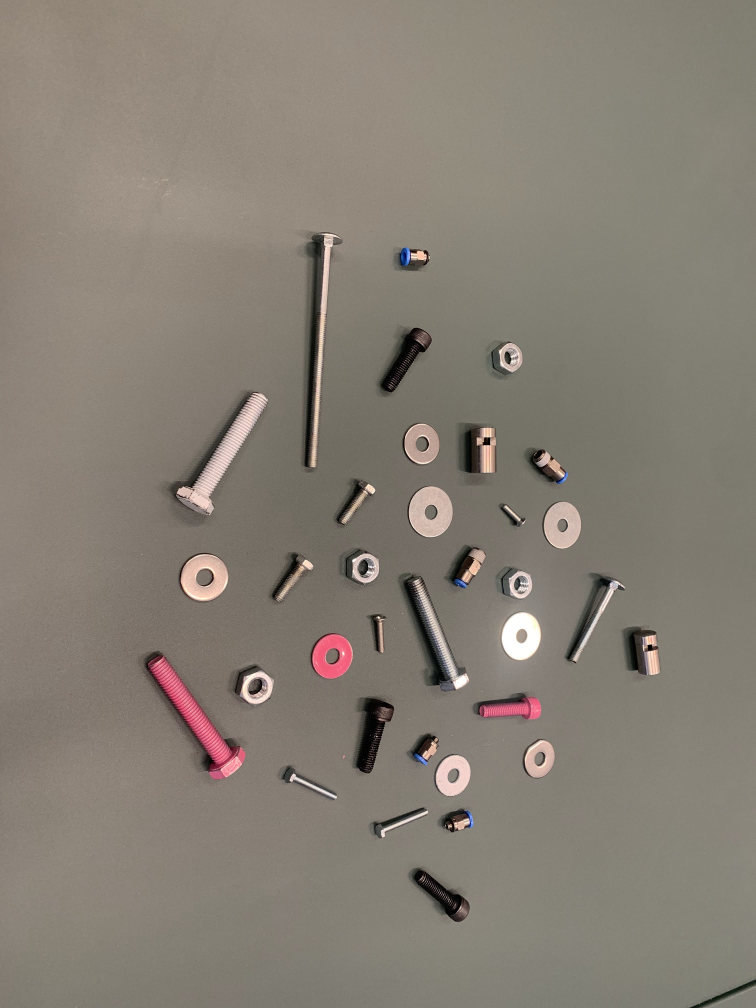
#> input picture input_conventional/foto_mat (1).jpg, 2268 x 3024 px (shown at 1/3 size); its folder holds only this picture in this run
$ python Conventional.py
#> lines starting #> are read from the running program, lines starting #| are printed output that depends on the picture; after the words box and inside, x2 and y2 are one past the last pixel; in counts of white or black regions, pixels touching at a corner belong together
# This document isn't written in PEP8, will try and change this to a later date.
# -=-=-=- IMPORT LIBRARY'S -=-=-=- #
import numpy as np
import cv2 as cv
import os
import glob
from typing import List
from math import pi

# -=-=-=-=- CLASSES -=-=-=-=- #

class image():

    def __init__(self, cv_image, doc_name: str):
        self.contours: list = []
        self.cv_image       = cv_image
        self.name           = doc_name

    def add_contour(self, contour):
        self.contours.append(contour)

class object():
    def __init__(self, outline, kind_of_object: str, position: tuple, oriëntation: float, color: str):
        self.kind_of_object = kind_of_object
        self.color          = color
        self.position       = position
        self.oriëntation    = oriëntation
        self.outline        = outline

# -=-=-=-=- DECLARE FUNCTIONS -=-=-=-=- #

def roundness(contour, moments) -> float:
    length = cv.arcLength(contour, True)
    k = (length * length) / (moments['m00'] * 4 * pi)
    # print(k)
    return k

def find_object(contour, moment) -> str:
    k_value = roundness(contour, moment)
    if k_value < 3:
        chosen_object = 'ring'
    else:
        chosen_object = 'object'
    return chosen_object

def find_color(contour, original_image) -> str:
    # TODO: Check mean color and compare to pre defined colors
    return "color"

# -=-=-=- VARIABLES -=-=-=- #

# Folder variables
images: List[image]  = []
root_dir    = os.path.abspath("./")
input_dir   = os.path.join(root_dir,'input_conventional','*.jpg')
output_dir  = None # later defined

#             Hue, Saturation, Value
lower_color = (10,     20,      35)
upper_color = (30,     200,     180)

# how big the smallest area should be, the other ones get filtered.
filter_contour_area = 900

# how big the kernel should be for the dilation / erosion.
kernel = np.ones((4, 4), np.uint8)

# pre-defined colors & min rmse
white  = np.array(["red",    (255,255,255)], dtype=object)
black  = np.array(["black",  (0, 0, 0)],     dtype=object)
pink   = np.array(["pink",   (300, 90 ,53)], dtype=object)
metal  = np.array(["metal",  (0, 67 ,67)],   dtype=object)
colors = np.array([white, black, pink, metal])
min_rmse = 1000000

# -=-=-=- READ IMAGES  -=-=-=- #

for img in glob.glob(input_dir):
    cv_img  = cv.imread(img)
#> cv_img is the input picture: shape (3024, 2268, 3); mean B, G, R 116.3, 126.8, 134.1
    img     = image(cv_img, os.path.basename(img))
    images.append(img)

# -=-=-=- MASK IMAGES -=-=-=- #

for img in images:

    # set image in hue color space
    hsv_image = cv.cvtColor(img.cv_image, cv.COLOR_BGR2HSV)

    # erode / dilate images for better quality masks
    mask = cv.inRange(hsv_image, lower_color, upper_color)
    mask = cv.bitwise_not(mask)

    cv.erode(mask, kernel, iterations=1)
    cv.erode(mask, kernel, iterations=1)

    cv.dilate(mask, kernel, iterations=1)
    cv.dilate(mask, kernel, iterations=1)
    cv.dilate(mask, kernel, iterations=1)

    # -=-=- FIND CONTOURS -=-=- #
    contours, hierarchy = cv.findContours(mask, cv.RETR_EXTERNAL, cv.CHAIN_APPROX_NONE)

    # -=- filter and add information to contours -=- #
    for contour in contours:
        if (cv.contourArea(contour) > filter_contour_area):
            # -=- find Moment and center point -=- #
            M = cv.moments(contour)
            cX = int(M['m10'] / M['m00'])
            cY = int(M['m01'] / M['m00'])

            # -=- find oriëntation -=- #
            (x,y),(MA,ma),angle = cv.fitEllipse(contour)

            # -=- find closest color -=- #
            color = find_color(img.cv_image , contour)

            # -=- find kind of object -=- #
            identified_item = find_object(contour, M)

            # -=- add to list -=- #
            item = object(contour, identified_item, (cX, cY), angle, color)
            img.add_contour(item)

    print("found", len(img.contours), "contours in", img.name)

    # -=-=- draw contours and put text -=-=- #
    for contour in range(len(img.contours)):
        # to make a specific contour, use cnt = contours[1], and cnt as a var (instead of img.contours)
        cv.drawContours(img.cv_image, img.contours[contour].outline, -1, (255,0,255), 3)
        cv.putText(img.cv_image, img.contours[contour].kind_of_object, img.contours[contour].position, cv.FONT_HERSHEY_SIMPLEX, 1.2, (255, 255, 255), 4)

    # -=-=- save image -=-=- #
    output_dir  = os.path.join(root_dir,'output_conventional', img.name)
    cv.imwrite(output_dir, img.cv_image)
#> this loop made 1 pass
#> (printed output is left out)
#> pass 1, `mask = cv.inRange(hsv_image, lower_color, upper_color)`:
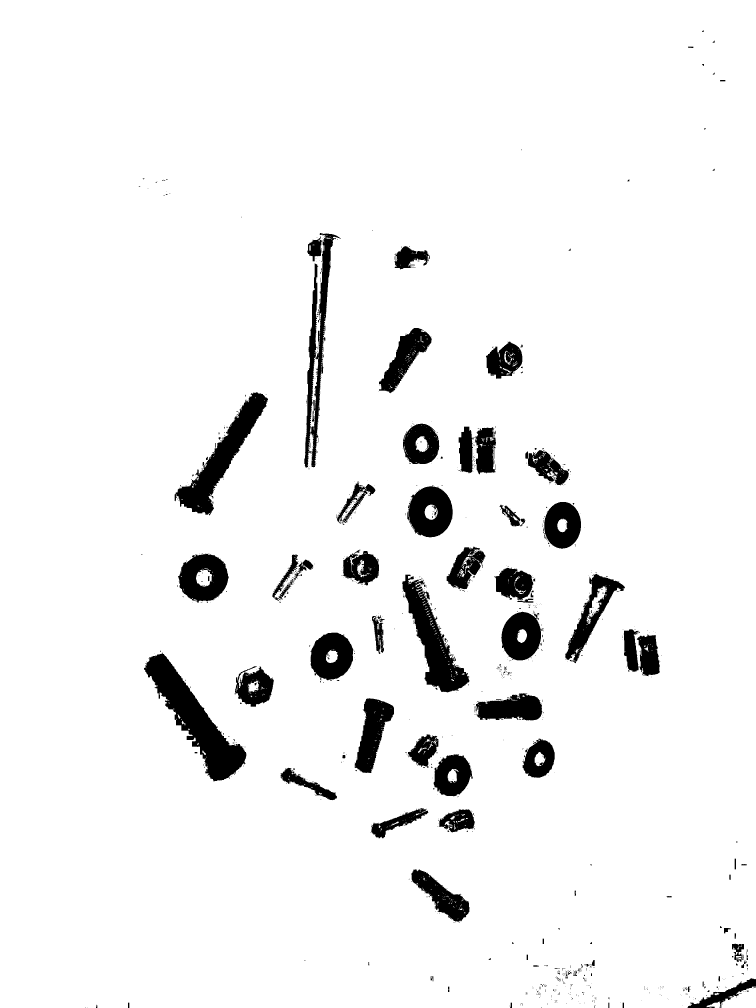
#> mask: shape (3024, 2268) (shown at 1/3 size); 94.5% white; 1228 black regions (1100 under 20 px), largest, box (x1, y1, x2, y2) and area: (432, 1958, 739, 2344) 36687, (524, 1177, 804, 1546) 26602, (1206, 1724, 1408, 2077) 24917
#> pass 1, `mask = cv.bitwise_not(mask)`:
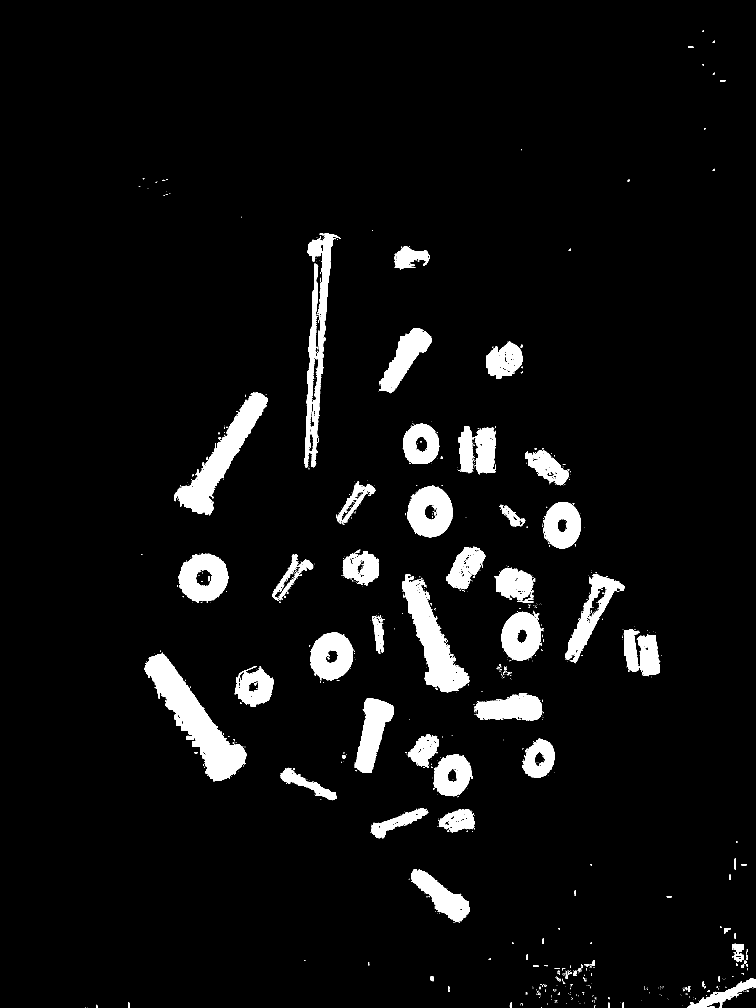
#> mask: shape (3024, 2268) (shown at 1/3 size); 5.5% white; 1228 white regions (1100 under 20 px), largest, box (x1, y1, x2, y2) and area: (432, 1958, 739, 2344) 36687, (524, 1177, 804, 1546) 26602, (1206, 1724, 1408, 2077) 24917
#> pass 1, `cv.imwrite(output_dir, img.cv_image)`:
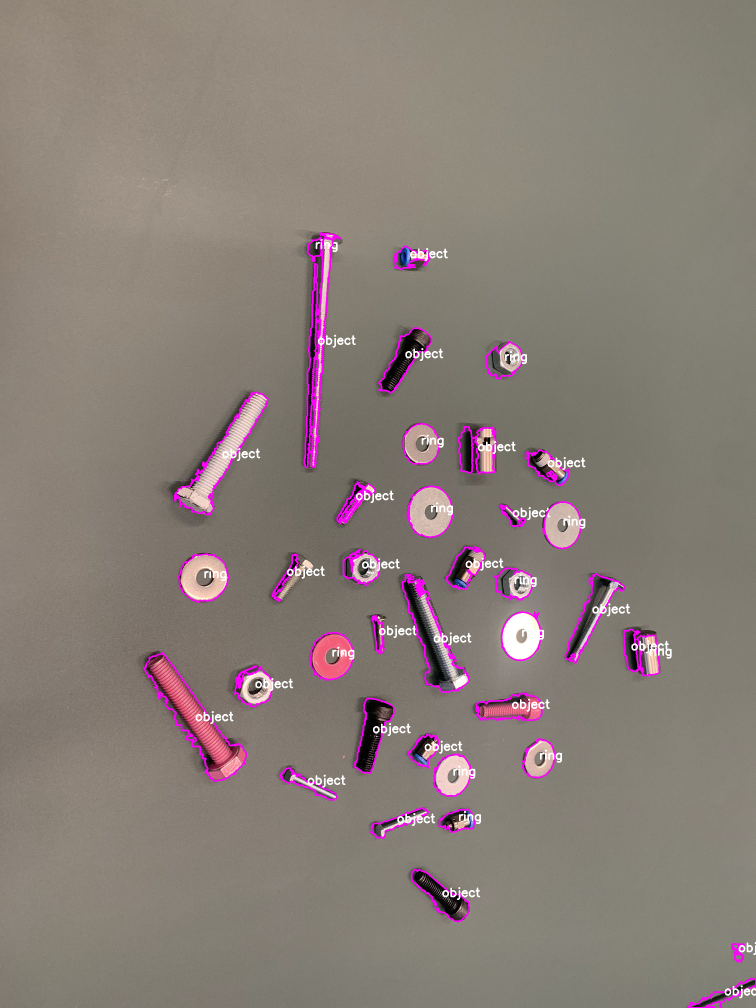
#> saved as foto_mat (1).jpg: shape (3024, 2268, 3) (shown at 1/3 size); mean B, G, R 119.9, 126.1, 137.2

print("done!")

$ run again, on input_conventional/foto_mat (2).jpg
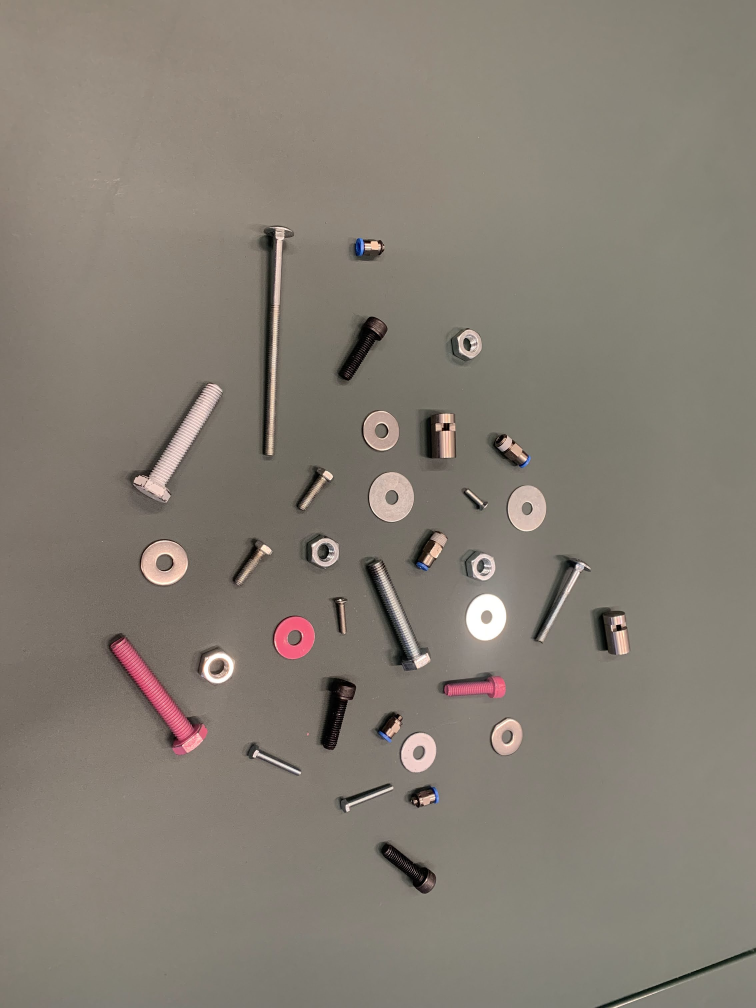
#> input picture input_conventional/foto_mat (2).jpg, 2268 x 3024 px (shown at 1/3 size)
#> cv_img is the input picture: shape (3024, 2268, 3); mean B, G, R 115.8, 126, 133.2
#> the loop `for img in images:` made 1 pass
#> (printed output is left out)
#> pass 1, `mask = cv.bitwise_not(mask)`:
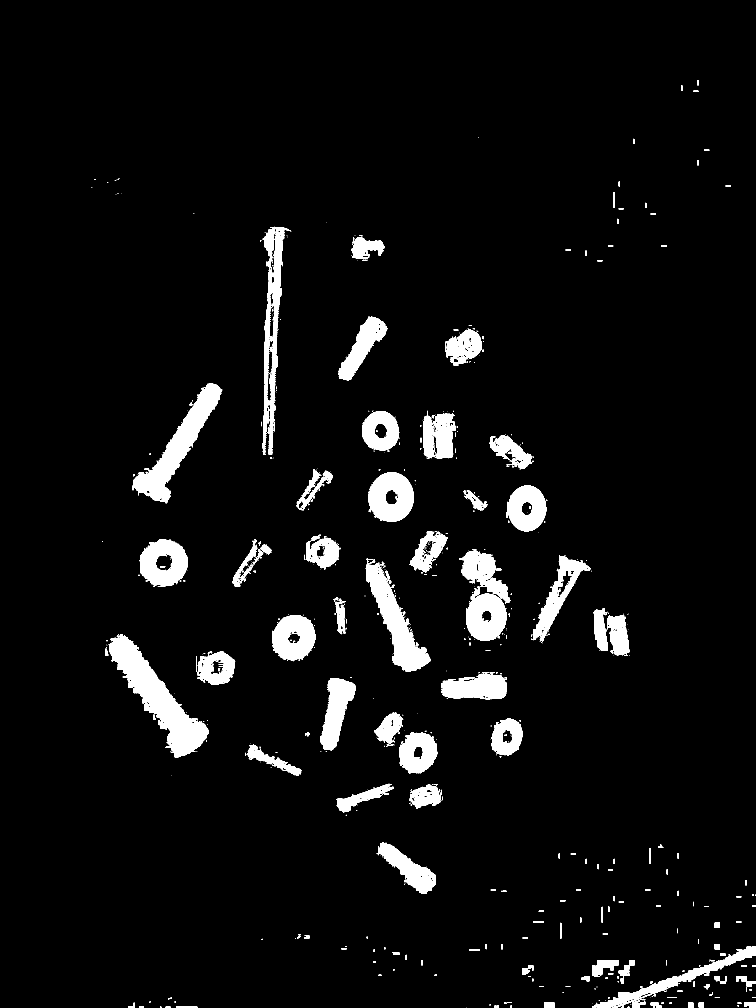
#> mask: shape (3024, 2268) (shown at 1/3 size); 5.3% white; 881 white regions (645 under 20 px), largest, box (x1, y1, x2, y2) and area: (325, 1903, 625, 2273) 33991, (398, 1151, 667, 1510) 24960, (1097, 1676, 1291, 2015) 20292
#> pass 1, `cv.imwrite(output_dir, img.cv_image)`:
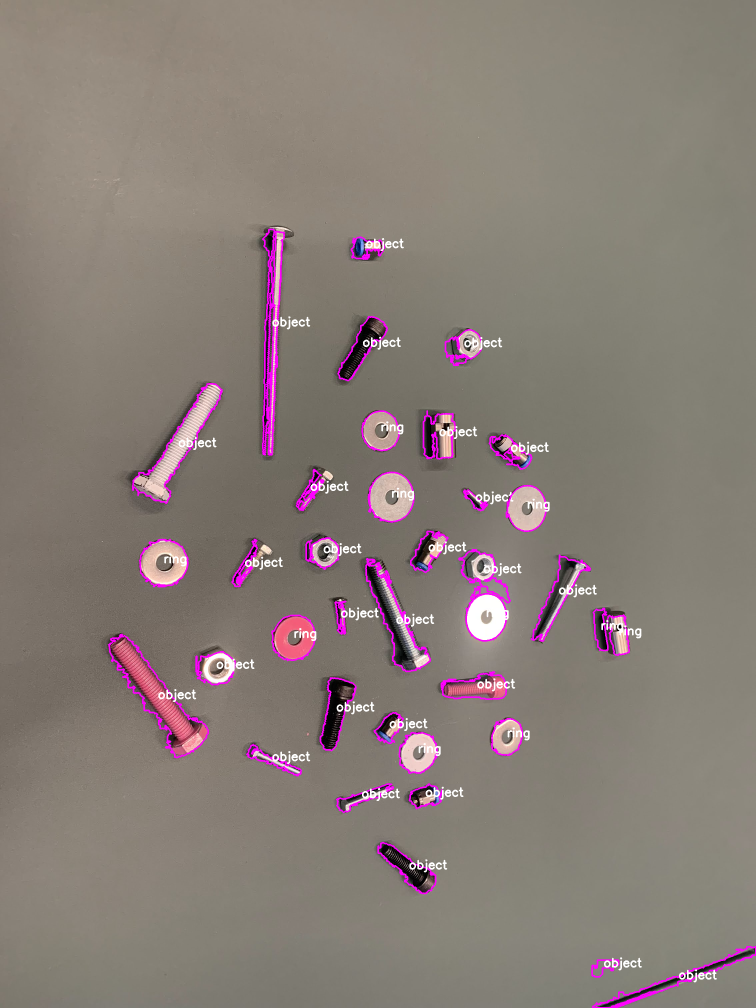
#> saved as foto_mat (2).jpg: shape (3024, 2268, 3) (shown at 1/3 size); mean B, G, R 119.4, 125.3, 136.4

$ run again, on input_conventional/foto_mat (3).jpg
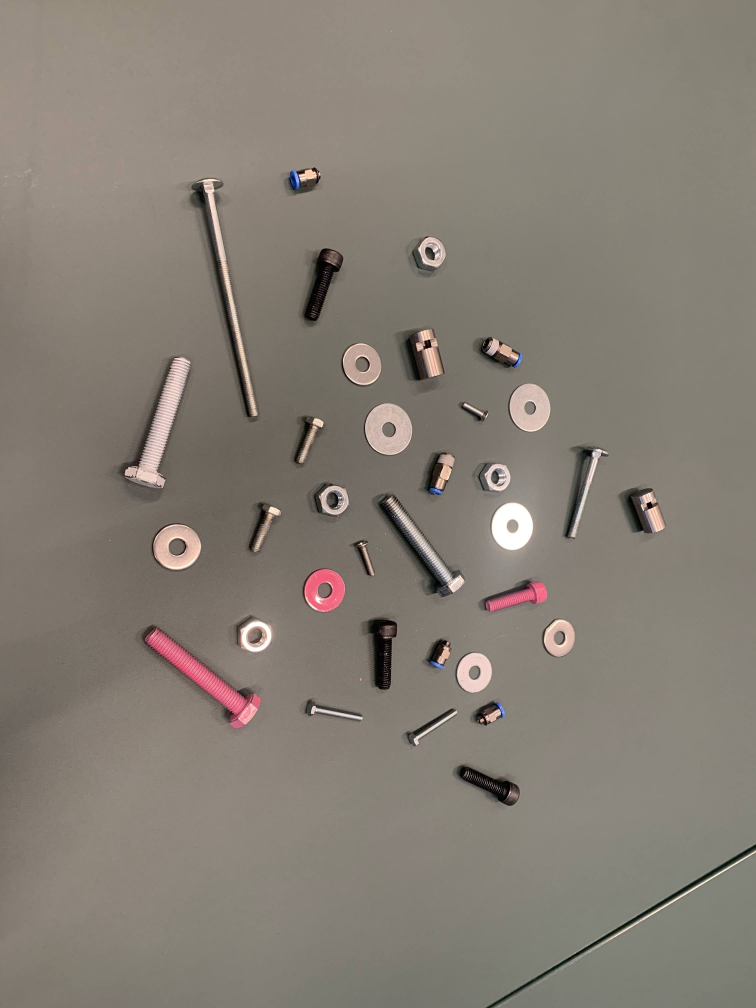
#> input picture input_conventional/foto_mat (3).jpg, 2268 x 3024 px (shown at 1/3 size)
#> cv_img is the input picture: shape (3024, 2268, 3); mean B, G, R 116.9, 126.6, 133.8
#> the loop `for img in images:` made 1 pass
#> (printed output is left out)
#> pass 1, `mask = cv.bitwise_not(mask)`:
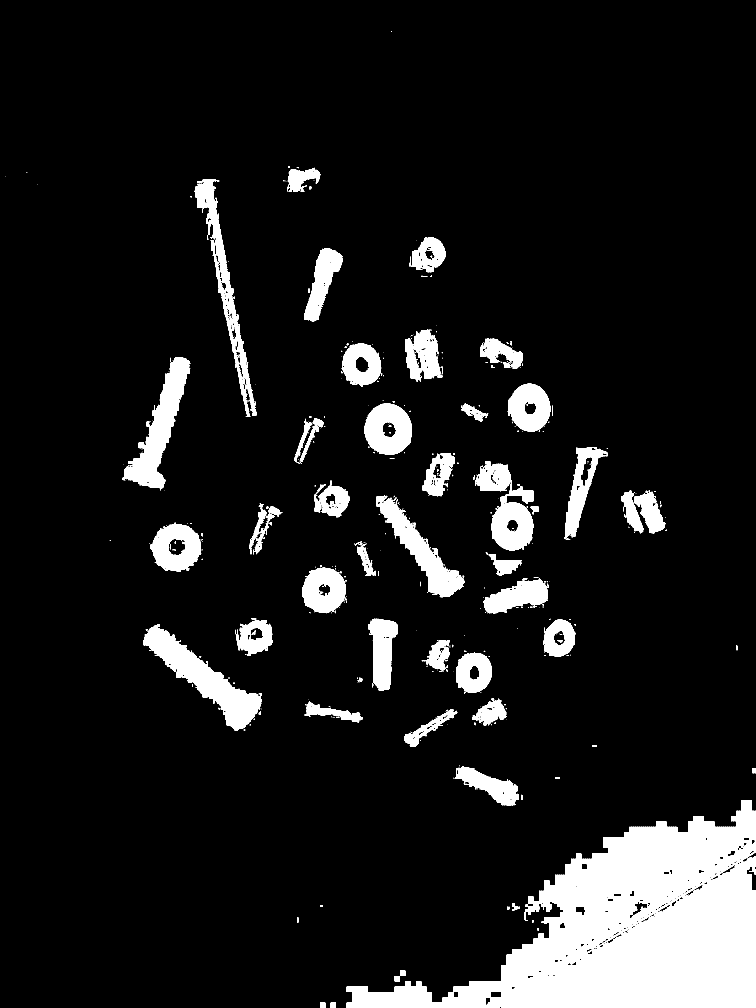
#> mask: shape (3024, 2268) (shown at 1/3 size); 10.5% white; 703 white regions (583 under 20 px), largest, box (x1, y1, x2, y2) and area: (1040, 2400, 2268, 3024) 366973, (430, 1872, 785, 2192) 32241, (368, 1071, 571, 1471) 26835
#> pass 1, `cv.imwrite(output_dir, img.cv_image)`:
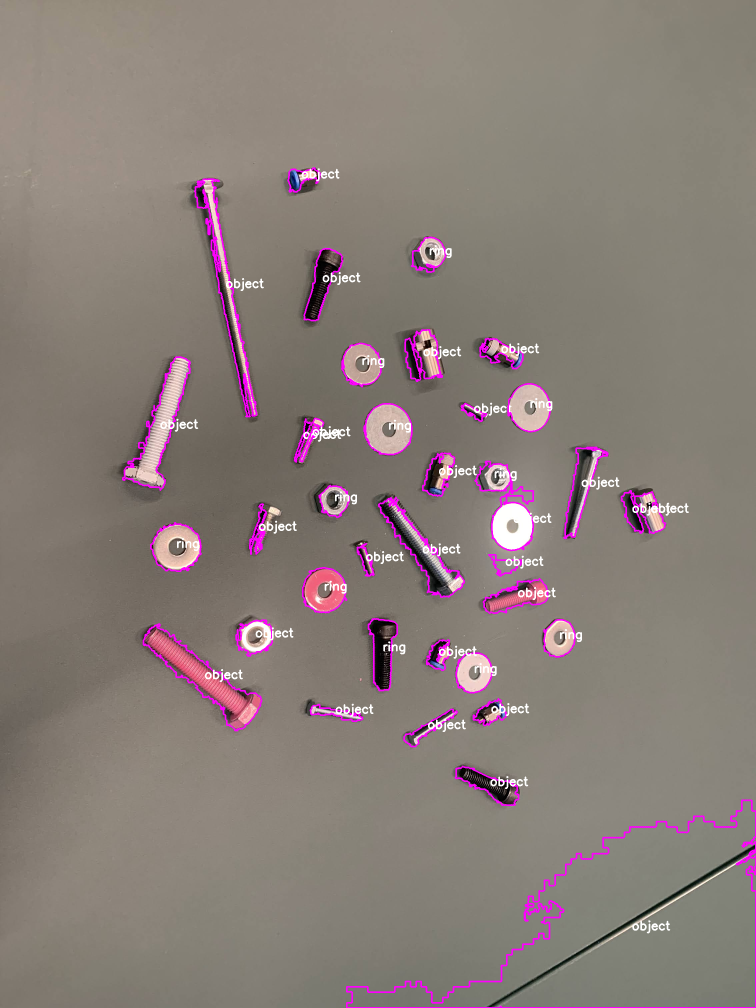
#> saved as foto_mat (3).jpg: shape (3024, 2268, 3) (shown at 1/3 size); mean B, G, R 120.6, 125.5, 137.1
